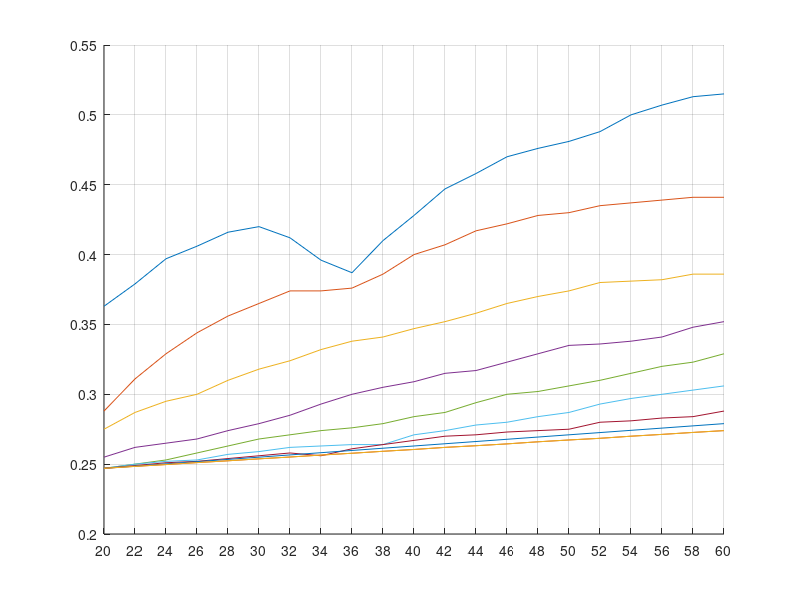

This chart was generated by the following MATLAB code:
%dragplot
x = [13.7 21.6 29.9 38.4 46.9 55.2 63.1 71.9 80.2 88.1];
y = (20:2:60);
cd(1,1) = 0.363; cd(1,2) = 0.288; cd(1,3) = 0.275; cd(1,4)  = 0.255; cd(1,5)   = 0.247;
cd(1,6) = 0.247; cd(1,7) = 0.247; cd(1,8) = 0.247; cd(1,9)  = 0.247; cd(1,10)  = 0.247;
cd(2,1) = 0.379; cd(2,2) = 0.311; cd(2,3) = 0.287; cd(2,4)  = 0.262; cd(2,5)   = 0.250;
cd(2,6) = 0.250; cd(2,7) = 0.249; cd(2,8) = 0.2486; cd(2,9) = 0.2484; cd(2,10) = 0.2484;
cd(3,1) = 0.397; cd(3,2) = 0.329; cd(3,3) = 0.295; cd(3,4)  = 0.265; cd(3,5)   = 0.253;
cd(3,6) = 0.252; cd(3,7) = 0.251; cd(3,8) = 0.2502; cd(3,9) = 0.2497; cd(3,10) = 0.2497;
cd(4,1) = 0.406; cd(4,2) = 0.344; cd(4,3) = 0.300; cd(4,4)  = 0.268; cd(4,5)  =  0.258;
cd(4,6) = 0.253; cd(4,7) = 0.252; cd(4,8) = 0.2518; cd(4,9) = 0.2511; cd(4,10) = 0.2511;
cd(5,1) = 0.416; cd(5,2) = 0.356; cd(5,3) = 0.310; cd(5,4)  = 0.274; cd(5,5)   = 0.263;
cd(5,6) = 0.257; cd(5,7) = 0.254; cd(5,8) = 0.2534; cd(5,9) = 0.2524; cd(5,10) = 0.2524;
cd(6,1) = 0.420; cd(6,2) = 0.365; cd(6,3) = 0.318; cd(6,4)  = 0.279; cd(6,5)   = 0.268;
cd(6,6) = 0.259; cd(6,7) = 0.256; cd(6,8) = 0.255; cd(6,9)  = 0.2538; cd(6,10) = 0.2538;
cd(7,1) = 0.412; cd(7,2) = 0.374; cd(7,3) = 0.324; cd(7,4)  = 0.285; cd(7,5)   = 0.271;
cd(7,6) = 0.262; cd(7,7) = 0.258; cd(7,8) = 0.2566; cd(7,9) = 0.2551; cd(7,10) = 0.2551;
cd(8,1) = 0.396; cd(8,2) = 0.374; cd(8,3) = 0.332; cd(8,4)  = 0.293; cd(8,5)   = 0.274;
cd(8,6) = 0.263; cd(8,7) = 0.256; cd(8,8) = 0.2582; cd(8,9) = 0.2565; cd(8,10) = 0.2565;
cd(9,1) = 0.387; cd(9,2) = 0.376; cd(9,3) = 0.338; cd(9,4)  = 0.300; cd(9,5)   = 0.276;
cd(9,6) = 0.264; cd(9,7) = 0.261; cd(9,8) = 0.2598; cd(9,9) = 0.2578; cd(9,10) = 0.2578;
cd(10,1) = 0.410; cd(10,2) = 0.386; cd(10,3) = 0.341; cd(10,4)  = 0.305; cd(10,5)   = 0.279;
cd(10,6) = 0.264; cd(10,7) = 0.264; cd(10,8) = 0.2614; cd(10,9) = 0.2592; cd(10,10) = 0.2592;
cd(11,1) = 0.428; cd(11,2) = 0.400; cd(11,3) = 0.347; cd(11,4)  = 0.309; cd(11,5)   = 0.284;
cd(11,6) = 0.271; cd(11,7) = 0.267; cd(11,8) = 0.263; cd(11,9)  = 0.2605; cd(11,10) = 0.2605;
cd(12,1) = 0.447; cd(12,2) = 0.407; cd(12,3) = 0.352; cd(12,4)  = 0.315; cd(12,5)   = 0.287;
cd(12,6) = 0.274; cd(12,7) = 0.270; cd(12,8) = 0.2646; cd(12,9) = 0.262; cd(12,10)  = 0.262;
cd(13,1) = 0.458; cd(13,2) = 0.417; cd(13,3) = 0.358; cd(13,4)  = 0.317; cd(13,5)   = 0.294;
cd(13,6) = 0.278; cd(13,7) = 0.271; cd(13,8) = 0.2662; cd(13,9) = 0.2632; cd(13,10) = 0.2632;
cd(14,1) = 0.470; cd(14,2) = 0.422; cd(14,3) = 0.365; cd(14,4)  = 0.323; cd(14,5)   = 0.300;
cd(14,6) = 0.280; cd(14,7) = 0.273; cd(14,8) = 0.2678; cd(14,9) = 0.2645; cd(14,10) = 0.2645;
cd(15,1) = 0.476; cd(15,2) = 0.428; cd(15,3) = 0.370; cd(15,4)  = 0.329; cd(15,5)   = 0.302;
cd(15,6) = 0.284; cd(15,7) = 0.274; cd(15,8) = 0.2694; cd(15,9) = 0.266; cd(15,10)  = 0.266;
cd(16,1) = 0.481; cd(16,2) = 0.430; cd(16,3) = 0.374; cd(16,4)  = 0.335; cd(16,5)   = 0.306;
cd(16,6) = 0.287; cd(16,7) = 0.275; cd(16,8) = 0.271; cd(16,9)  = 0.2673; cd(16,10) = 0.2673;
cd(17,1) = 0.488; cd(17,2) = 0.435; cd(17,3) = 0.380; cd(17,4)  = 0.336; cd(17,5)   = 0.310;
cd(17,6) = 0.293; cd(17,7) = 0.280; cd(17,8) = 0.2726; cd(17,9) = 0.2685; cd(17,10) = 0.2685;
cd(18,1) = 0.500; cd(18,2) = 0.437; cd(18,3) = 0.381; cd(18,4)  = 0.338; cd(18,5)   = 0.315;
cd(18,6) = 0.297; cd(18,7) = 0.281; cd(18,8) = 0.2742; cd(18,9) = 0.270; cd(18,10)  = 0.270;
cd(19,1) = 0.507; cd(19,2) = 0.439; cd(19,3) = 0.382; cd(19,4)  = 0.341; cd(19,5)   = 0.320;
cd(19,6) = 0.300; cd(19,7) = 0.283; cd(19,8) = 0.2758; cd(19,9) = 0.2713; cd(19,10) = 0.2713;
cd(20,1) = 0.513; cd(20,2) = 0.441; cd(20,3) = 0.386; cd(20,4)  = 0.348; cd(20,5)   = 0.323;
cd(20,6) = 0.303; cd(20,7) = 0.284; cd(20,8) = 0.2774; cd(20,9) = 0.2727; cd(20,10) = 0.2727;
cd(21,1) = 0.515; cd(21,2) = 0.441; cd(21,3) = 0.386; cd(21,4)  = 0.352; cd(21,5)   = 0.329;
cd(21,6) = 0.306; cd(21,7) = 0.288; cd(21,8) = 0.279; cd(21,9)  = 0.274; cd(21,10)  = 0.274;
hold on
for k = 1:10
    plot(y,cd(:,k));
end
hold off
set(gca,'XTick',20:2:60);
grid on;
